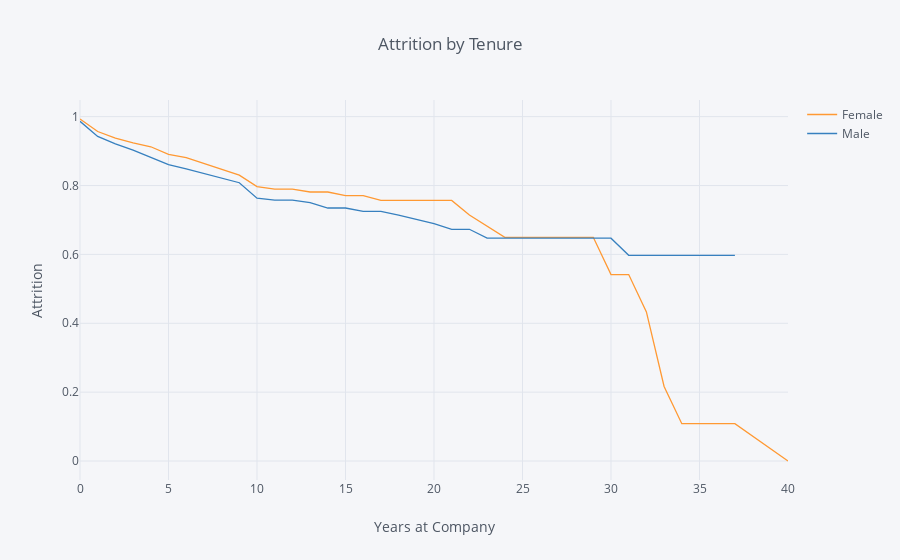

Notebook cell for this chart:
### Markdown cell above
## 2. Compare the plot above with one that plots employee retention rates by gender over the number of years the employee has been working for the company.

### Code cell
rates = survival(data, 'Gender', 'YearsAtCompany', 'Attrition' )

rates.iplot(kind='line', xTitle='Years at Company', yTitle='Attrition', title='Attrition by Tenure')

### Figure 1 — Plotly figure (JSON) as saved in the notebook; plotly's stock layout.template omitted (floating-point values rounded to 4 significant figures)
{"data": [{"line": {"color": "rgba(255, 153, 51, 1.0)", "dash": "solid", "shape": "linear", "width": 1.3}, "mode": "lines", "name": "Female", "text": "", "type": "scatter", "uid": "4701f171-0cc2-4a96-97bc-7bfc4cdc31ee", "x": [0, 1, 2, 3, 4, 5, 6, 7, 8, 9, 10, 11, 12, 13, 14, 15, 16, 17, 18, 19, 20, 21, 22, 23, 24, 25, 26, 27, 29, 30, 31, 32, 33, 34, 36, 37, 40], "y": [0.9932, 0.9568, 0.938, 0.9239, 0.9126, 0.8906, 0.8813, 0.8642, 0.8487, 0.8303, 0.7969, 0.7898, 0.7898, 0.7812, 0.7812, 0.7704, 0.7704, 0.7566, 0.7566, 0.7566, 0.7566, 0.7566, 0.7146, 0.6821, 0.6496, 0.6496, 0.6496, 0.6496, 0.6496, 0.5414, 0.5414, 0.4331, 0.2165, 0.1083, 0.1083, 0.1083, 0]}, {"line": {"color": "rgba(55, 128, 191, 1.0)", "dash": "solid", "shape": "linear", "width": 1.3}, "mode": "lines", "name": "Male", "text": "", "type": "scatter", "uid": "16a5aec8-a036-4da5-8e31-a513f01690c5", "x": [0, 1, 2, 3, 4, 5, 6, 7, 8, 9, 10, 11, 12, 13, 14, 15, 16, 17, 18, 19, 20, 21, 22, 23, 24, 25, 26, 27, 29, 30, 31, 32, 33, 34, 36, 37, 40], "y": [0.9864, 0.9425, 0.921, 0.9029, 0.8815, 0.861, 0.8483, 0.8342, 0.8206, 0.8081, 0.7634, 0.7577, 0.7577, 0.7506, 0.7347, 0.7347, 0.725, 0.725, 0.714, 0.7021, 0.6894, 0.6729, 0.6729, 0.6471, 0.6471, 0.6471, 0.6471, 0.6471, 0.6471, 0.6471, 0.5973, 0.5973, 0.5973, 0.5973, 0.5973, 0.5973, ""]}], "layout": {"autosize": true, "legend": {"bgcolor": "#F5F6F9", "font": {"color": "#4D5663"}}, "paper_bgcolor": "#F5F6F9", "plot_bgcolor": "#F5F6F9", "title": {"font": {"color": "#4D5663"}, "text": "Attrition by Tenure"}, "xaxis": {"autorange": true, "gridcolor": "#E1E5ED", "range": [0, 40], "showgrid": true, "tickfont": {"color": "#4D5663"}, "title": {"font": {"color": "#4D5663"}, "text": "Years at Company"}, "type": "linear", "zerolinecolor": "#E1E5ED"}, "yaxis": {"autorange": true, "gridcolor": "#E1E5ED", "range": [-0.05518, 1.048], "showgrid": true, "tickfont": {"color": "#4D5663"}, "title": {"font": {"color": "#4D5663"}, "text": "Attrition"}, "type": "linear", "zerolinecolor": "#E1E5ED"}}}
